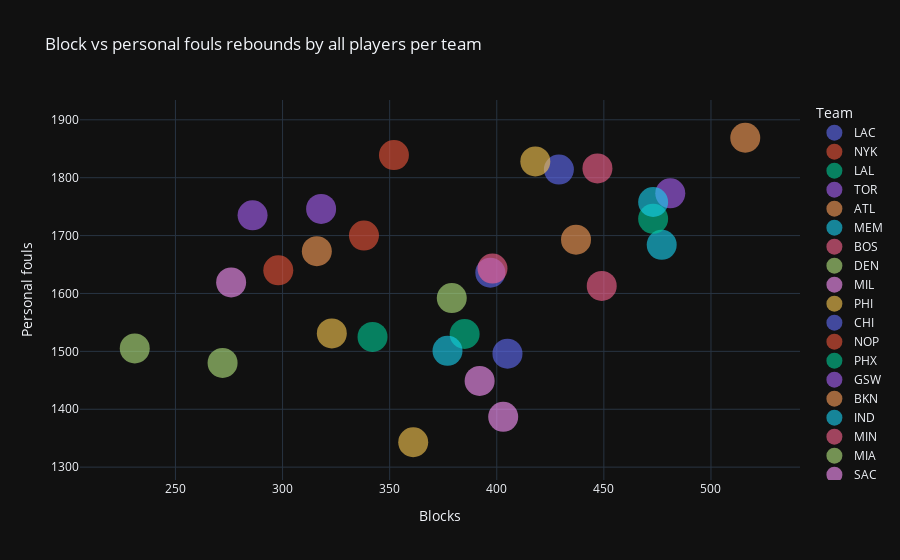

The notebook cell this image was saved under:
### Markdown cell above
### Quais times tiveram mais bloqueios e quias tiveram mais faltas pessoais (em dispersão)

### Code cell
px.scatter(
    data_frame=df_times,
    x="BLK",
    y="PF",
    color="Team",
    template="plotly_dark",
    opacity=0.6,
    hover_data="Team",
    title="Block vs personal fouls rebounds by all players per team",
).update_traces(marker_size=30).update_layout(
    xaxis_title="Blocks", yaxis_title="Personal fouls"
)

### Figure 1 — Plotly figure (JSON) as saved in the notebook; plotly's stock layout.template omitted (floating-point values rounded to 4 significant figures)
{"data": [{"customdata": [["LAC"]], "hovertemplate": "Team=%{customdata[0]}<br>BLK=%{x}<br>PF=%{y}<extra></extra>", "legendgroup": "LAC", "marker": {"color": "#636efa", "opacity": 0.6, "size": 30, "symbol": "circle"}, "mode": "markers", "name": "LAC", "orientation": "v", "showlegend": true, "type": "scatter", "x": [429], "xaxis": "x", "y": [1814], "yaxis": "y"}, {"customdata": [["NYK"]], "hovertemplate": "Team=%{customdata[0]}<br>BLK=%{x}<br>PF=%{y}<extra></extra>", "legendgroup": "NYK", "marker": {"color": "#EF553B", "opacity": 0.6, "size": 30, "symbol": "circle"}, "mode": "markers", "name": "NYK", "orientation": "v", "showlegend": true, "type": "scatter", "x": [352], "xaxis": "x", "y": [1839], "yaxis": "y"}, {"customdata": [["LAL"]], "hovertemplate": "Team=%{customdata[0]}<br>BLK=%{x}<br>PF=%{y}<extra></extra>", "legendgroup": "LAL", "marker": {"color": "#00cc96", "opacity": 0.6, "size": 30, "symbol": "circle"}, "mode": "markers", "name": "LAL", "orientation": "v", "showlegend": true, "type": "scatter", "x": [385], "xaxis": "x", "y": [1530], "yaxis": "y"}, {"customdata": [["TOR"]], "hovertemplate": "Team=%{customdata[0]}<br>BLK=%{x}<br>PF=%{y}<extra></extra>", "legendgroup": "TOR", "marker": {"color": "#ab63fa", "opacity": 0.6, "size": 30, "symbol": "circle"}, "mode": "markers", "name": "TOR", "orientation": "v", "showlegend": true, "type": "scatter", "x": [481], "xaxis": "x", "y": [1773], "yaxis": "y"}, {"customdata": [["ATL"]], "hovertemplate": "Team=%{customdata[0]}<br>BLK=%{x}<br>PF=%{y}<extra></extra>", "legendgroup": "ATL", "marker": {"color": "#FFA15A", "opacity": 0.6, "size": 30, "symbol": "circle"}, "mode": "markers", "name": "ATL", "orientation": "v", "showlegend": true, "type": "scatter", "x": [437], "xaxis": "x", "y": [1693], "yaxis": "y"}, {"customdata": [["MEM"]], "hovertemplate": "Team=%{customdata[0]}<br>BLK=%{x}<br>PF=%{y}<extra></extra>", "legendgroup": "MEM", "marker": {"color": "#19d3f3", "opacity": 0.6, "size": 30, "symbol": "circle"}, "mode": "markers", "name": "MEM", "orientation": "v", "showlegend": true, "type": "scatter", "x": [477], "xaxis": "x", "y": [1684], "yaxis": "y"}, {"customdata": [["BOS"]], "hovertemplate": "Team=%{customdata[0]}<br>BLK=%{x}<br>PF=%{y}<extra></extra>", "legendgroup": "BOS", "marker": {"color": "#FF6692", "opacity": 0.6, "size": 30, "symbol": "circle"}, "mode": "markers", "name": "BOS", "orientation": "v", "showlegend": true, "type": "scatter", "x": [449], "xaxis": "x", "y": [1613], "yaxis": "y"}, {"customdata": [["DEN"]], "hovertemplate": "Team=%{customdata[0]}<br>BLK=%{x}<br>PF=%{y}<extra></extra>", "legendgroup": "DEN", "marker": {"color": "#B6E880", "opacity": 0.6, "size": 30, "symbol": "circle"}, "mode": "markers", "name": "DEN", "orientation": "v", "showlegend": true, "type": "scatter", "x": [379], "xaxis": "x", "y": [1592], "yaxis": "y"}, {"customdata": [["MIL"]], "hovertemplate": "Team=%{customdata[0]}<br>BLK=%{x}<br>PF=%{y}<extra></extra>", "legendgroup": "MIL", "marker": {"color": "#FF97FF", "opacity": 0.6, "size": 30, "symbol": "circle"}, "mode": "markers", "name": "MIL", "orientation": "v", "showlegend": true, "type": "scatter", "x": [392], "xaxis": "x", "y": [1449], "yaxis": "y"}, {"customdata": [["PHI"]], "hovertemplate": "Team=%{customdata[0]}<br>BLK=%{x}<br>PF=%{y}<extra></extra>", "legendgroup": "PHI", "marker": {"color": "#FECB52", "opacity": 0.6, "size": 30, "symbol": "circle"}, "mode": "markers", "name": "PHI", "orientation": "v", "showlegend": true, "type": "scatter", "x": [418], "xaxis": "x", "y": [1828], "yaxis": "y"}, {"customdata": [["CHI"]], "hovertemplate": "Team=%{customdata[0]}<br>BLK=%{x}<br>PF=%{y}<extra></extra>", "legendgroup": "CHI", "marker": {"color": "#636efa", "opacity": 0.6, "size": 30, "symbol": "circle"}, "mode": "markers", "name": "CHI", "orientation": "v", "showlegend": true, "type": "scatter", "x": [397], "xaxis": "x", "y": [1636], "yaxis": "y"}, {"customdata": [["NOP"]], "hovertemplate": "Team=%{customdata[0]}<br>BLK=%{x}<br>PF=%{y}<extra></extra>", "legendgroup": "NOP", "marker": {"color": "#EF553B", "opacity": 0.6, "size": 30, "symbol": "circle"}, "mode": "markers", "name": "NOP", "orientation": "v", "showlegend": true, "type": "scatter", "x": [338], "xaxis": "x", "y": [1700], "yaxis": "y"}, {"customdata": [["PHX"]], "hovertemplate": "Team=%{customdata[0]}<br>BLK=%{x}<br>PF=%{y}<extra></extra>", "legendgroup": "PHX", "marker": {"color": "#00cc96", "opacity": 0.6, "size": 30, "symbol": "circle"}, "mode": "markers", "name": "PHX", "orientation": "v", "showlegend": true, "type": "scatter", "x": [473], "xaxis": "x", "y": [1729], "yaxis": "y"}, {"customdata": [["GSW"]], "hovertemplate": "Team=%{customdata[0]}<br>BLK=%{x}<br>PF=%{y}<extra></extra>", "legendgroup": "GSW", "marker": {"color": "#ab63fa", "opacity": 0.6, "size": 30, "symbol": "circle"}, "mode": "markers", "name": "GSW", "orientation": "v", "showlegend": true, "type": "scatter", "x": [318], "xaxis": "x", "y": [1746], "yaxis": "y"}, {"customdata": [["BKN"]], "hovertemplate": "Team=%{customdata[0]}<br>BLK=%{x}<br>PF=%{y}<extra></extra>", "legendgroup": "BKN", "marker": {"color": "#FFA15A", "opacity": 0.6, "size": 30, "symbol": "circle"}, "mode": "markers", "name": "BKN", "orientation": "v", "showlegend": true, "type": "scatter", "x": [516], "xaxis": "x", "y": [1869], "yaxis": "y"}, {"customdata": [["IND"]], "hovertemplate": "Team=%{customdata[0]}<br>BLK=%{x}<br>PF=%{y}<extra></extra>", "legendgroup": "IND", "marker": {"color": "#19d3f3", "opacity": 0.6, "size": 30, "symbol": "circle"}, "mode": "markers", "name": "IND", "orientation": "v", "showlegend": true, "type": "scatter", "x": [473], "xaxis": "x", "y": [1758], "yaxis": "y"}, {"customdata": [["MIN"]], "hovertemplate": "Team=%{customdata[0]}<br>BLK=%{x}<br>PF=%{y}<extra></extra>", "legendgroup": "MIN", "marker": {"color": "#FF6692", "opacity": 0.6, "size": 30, "symbol": "circle"}, "mode": "markers", "name": "MIN", "orientation": "v", "showlegend": true, "type": "scatter", "x": [447], "xaxis": "x", "y": [1816], "yaxis": "y"}, {"customdata": [["MIA"]], "hovertemplate": "Team=%{customdata[0]}<br>BLK=%{x}<br>PF=%{y}<extra></extra>", "legendgroup": "MIA", "marker": {"color": "#B6E880", "opacity": 0.6, "size": 30, "symbol": "circle"}, "mode": "markers", "name": "MIA", "orientation": "v", "showlegend": true, "type": "scatter", "x": [231], "xaxis": "x", "y": [1505], "yaxis": "y"}, {"customdata": [["SAC"]], "hovertemplate": "Team=%{customdata[0]}<br>BLK=%{x}<br>PF=%{y}<extra></extra>", "legendgroup": "SAC", "marker": {"color": "#FF97FF", "opacity": 0.6, "size": 30, "symbol": "circle"}, "mode": "markers", "name": "SAC", "orientation": "v", "showlegend": true, "type": "scatter", "x": [276], "xaxis": "x", "y": [1619], "yaxis": "y"}, {"customdata": [["HOU"]], "hovertemplate": "Team=%{customdata[0]}<br>BLK=%{x}<br>PF=%{y}<extra></extra>", "legendgroup": "HOU", "marker": {"color": "#FECB52", "opacity": 0.6, "size": 30, "symbol": "circle"}, "mode": "markers", "name": "HOU", "orientation": "v", "showlegend": true, "type": "scatter", "x": [323], "xaxis": "x", "y": [1531], "yaxis": "y"}, {"customdata": [["WAS"]], "hovertemplate": "Team=%{customdata[0]}<br>BLK=%{x}<br>PF=%{y}<extra></extra>", "legendgroup": "WAS", "marker": {"color": "#636efa", "opacity": 0.6, "size": 30, "symbol": "circle"}, "mode": "markers", "name": "WAS", "orientation": "v", "showlegend": true, "type": "scatter", "x": [405], "xaxis": "x", "y": [1496], "yaxis": "y"}, {"customdata": [["OKC"]], "hovertemplate": "Team=%{customdata[0]}<br>BLK=%{x}<br>PF=%{y}<extra></extra>", "legendgroup": "OKC", "marker": {"color": "#EF553B", "opacity": 0.6, "size": 30, "symbol": "circle"}, "mode": "markers", "name": "OKC", "orientation": "v", "showlegend": true, "type": "scatter", "x": [298], "xaxis": "x", "y": [1640], "yaxis": "y"}, {"customdata": [["ORL"]], "hovertemplate": "Team=%{customdata[0]}<br>BLK=%{x}<br>PF=%{y}<extra></extra>", "legendgroup": "ORL", "marker": {"color": "#00cc96", "opacity": 0.6, "size": 30, "symbol": "circle"}, "mode": "markers", "name": "ORL", "orientation": "v", "showlegend": true, "type": "scatter", "x": [342], "xaxis": "x", "y": [1525], "yaxis": "y"}, {"customdata": [["DET"]], "hovertemplate": "Team=%{customdata[0]}<br>BLK=%{x}<br>PF=%{y}<extra></extra>", "legendgroup": "DET", "marker": {"color": "#ab63fa", "opacity": 0.6, "size": 30, "symbol": "circle"}, "mode": "markers", "name": "DET", "orientation": "v", "showlegend": true, "type": "scatter", "x": [286], "xaxis": "x", "y": [1735], "yaxis": "y"}, {"customdata": [["DAL"]], "hovertemplate": "Team=%{customdata[0]}<br>BLK=%{x}<br>PF=%{y}<extra></extra>", "legendgroup": "DAL", "marker": {"color": "#FFA15A", "opacity": 0.6, "size": 30, "symbol": "circle"}, "mode": "markers", "name": "DAL", "orientation": "v", "showlegend": true, "type": "scatter", "x": [316], "xaxis": "x", "y": [1673], "yaxis": "y"}, {"customdata": [["CLE"]], "hovertemplate": "Team=%{customdata[0]}<br>BLK=%{x}<br>PF=%{y}<extra></extra>", "legendgroup": "CLE", "marker": {"color": "#19d3f3", "opacity": 0.6, "size": 30, "symbol": "circle"}, "mode": "markers", "name": "CLE", "orientation": "v", "showlegend": true, "type": "scatter", "x": [377], "xaxis": "x", "y": [1501], "yaxis": "y"}, {"customdata": [["POR"]], "hovertemplate": "Team=%{customdata[0]}<br>BLK=%{x}<br>PF=%{y}<extra></extra>", "legendgroup": "POR", "marker": {"color": "#FF6692", "opacity": 0.6, "size": 30, "symbol": "circle"}, "mode": "markers", "name": "POR", "orientation": "v", "showlegend": true, "type": "scatter", "x": [398], "xaxis": "x", "y": [1643], "yaxis": "y"}, {"customdata": [["SAS"]], "hovertemplate": "Team=%{customdata[0]}<br>BLK=%{x}<br>PF=%{y}<extra></extra>", "legendgroup": "SAS", "marker": {"color": "#B6E880", "opacity": 0.6, "size": 30, "symbol": "circle"}, "mode": "markers", "name": "SAS", "orientation": "v", "showlegend": true, "type": "scatter", "x": [272], "xaxis": "x", "y": [1480], "yaxis": "y"}, {"customdata": [["UTA"]], "hovertemplate": "Team=%{customdata[0]}<br>BLK=%{x}<br>PF=%{y}<extra></extra>", "legendgroup": "UTA", "marker": {"color": "#FF97FF", "opacity": 0.6, "size": 30, "symbol": "circle"}, "mode": "markers", "name": "UTA", "orientation": "v", "showlegend": true, "type": "scatter", "x": [403], "xaxis": "x", "y": [1387], "yaxis": "y"}, {"customdata": [["CHA"]], "hovertemplate": "Team=%{customdata[0]}<br>BLK=%{x}<br>PF=%{y}<extra></extra>", "legendgroup": "CHA", "marker": {"color": "#FECB52", "opacity": 0.6, "size": 30, "symbol": "circle"}, "mode": "markers", "name": "CHA", "orientation": "v", "showlegend": true, "type": "scatter", "x": [361], "xaxis": "x", "y": [1343], "yaxis": "y"}], "layout": {"legend": {"title": {"text": "Team"}, "tracegroupgap": 0}, "title": {"text": "Block vs personal fouls rebounds by all players per team"}, "xaxis": {"anchor": "y", "domain": [0, 1], "title": {"text": "Blocks"}}, "yaxis": {"anchor": "x", "domain": [0, 1], "title": {"text": "Personal fouls"}}}}
